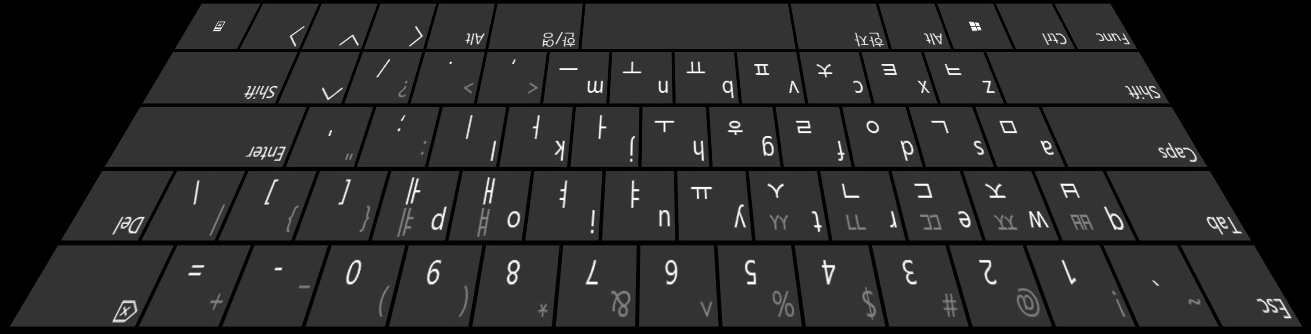
#> input picture prespimage.png, 1311 x 334 px, given in place of the camera
$ python realFin.py
#> lines starting #> are read from the running program, lines starting #| are printed output that depends on the picture; after the words box and inside, x2 and y2 are one past the last pixel; in counts of white or black regions, pixels touching at a corner belong together
import numpy as np
import cv2
import copy
import math

#영상 크기 조정
WIDTH = 640
HEIGHT = 480

#피부 경계값
skin_lower = np.array([0,140,100])
skin_upper = np.array([255,190,200])
kernel = np.ones((5,5),np.uint8)


cap2 = cv2.VideoCapture(2) #상단 카메라
cap2.set(cv2.CAP_PROP_FOURCC,cv2.VideoWriter_fourcc('M','J','P','G'))
cap2.set(3,WIDTH)
cap2.set(4,HEIGHT)

#임시 키보드 좌표 고정
aextBot = [625, 260]
aextLeft = [10, 263]
aextRight = [569, 82]
aextTop = [87, 89]
pts1 = np.float32([aextBot, aextLeft, aextRight, aextTop])
pts2 = np.float32([[0,0],[WIDTH,0],[0,HEIGHT],[WIDTH,HEIGHT]])
matrix = cv2.getPerspectiveTransform(pts1,pts2)

#용도 미확인 및 임시 변수
IMAGE_WIDTH = 640
IMAGE_HEIGHT = 480
DETECT_THRESH = 80000

cap1 = cv2.VideoCapture(0)
cap1.set(3,IMAGE_WIDTH)
cap1.set(4,IMAGE_HEIGHT)

tableEdgeHeight = 1
tmpNumber = 1
Hand = 8
handBound = [1,125,160,190,250,320,355,392,500]
handBoundMax = 500

#검사할 손
targetHand = 0
pastDetectResult = False


# [112 lines left out: functions distanceBetweenTwoPoints, calculateAngle, getFingerPosition, not called in this run]

def cutImage(image):
    image_result = cv2.warpPerspective(image,matrix,(WIDTH,HEIGHT))
    return image_result

# [95 lines left out: functions dctSkin, divImageInHalf, getPoint, getHandPosition, not called in this run]


while(True):
    ret, src = cap1.read()
#> src is the input picture: shape (334, 1311, 3); mean B, G, R 41.4, 41.4, 41.4
    dst = src.copy()

    gray = cv2.cvtColor(src, cv2.COLOR_BGR2GRAY)
    cv2.imshow("gray",gray)

    blur = cv2.blur(gray, (5,5))
    cv2.imshow("blur",blur)

    canny = cv2.Canny(blur, 500, 150, apertureSize = 5, L2gradient = True)
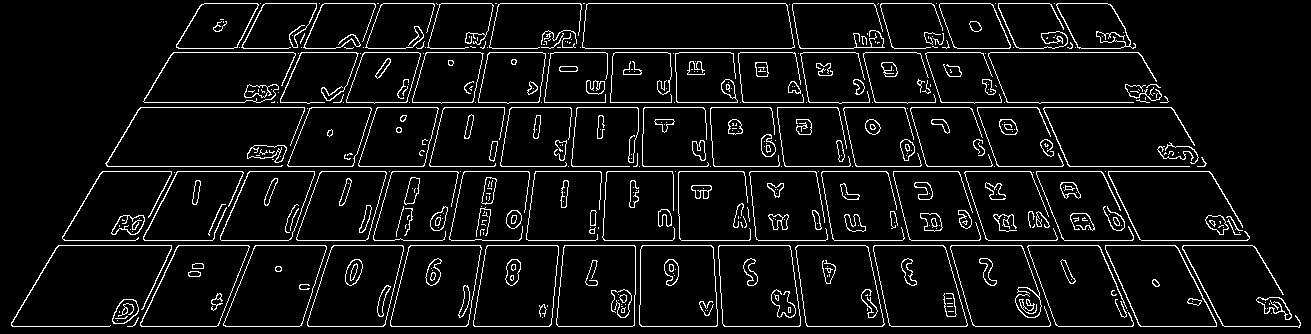
#> canny: shape (334, 1311); 6.6% white in thin lines or dots
    cv2.imshow("canny",canny)

    lines = cv2.HoughLinesP(canny, 0.8, np.pi / 180, 90, minLineLength = 30, maxLineGap = 2)
#> lines = 122 rows, first 6: [558, 326, 632, 326], [988, 240, 1056, 240], [1028, 245, 1098, 245], [785, 166, 852, 166], [333, 102, 605, 102], [1105, 171, 1209, 171]

    if lines is not None:
        for i in lines:
            cv2.line(dst, (i[0][0], i[0][1]), (i[0][2], i[0][3]), (0, 0, 255), 2)
            tableEdgeHeight = (lines[0][0][1])
            print("height = ")
            print(tableEdgeHeight)
#> this loop made 122 passes
#> i on passes 1 to 12: [[558, 326, 632, 326]], [[988, 240, 1056, 240]], [[1028, 245, 1098, 245]], [[785, 166, 852, 166]], [[333, 102, 605, 102]], [[1105, 171, 1209, 171]], [[511, 107, 570, 107]], [[740, 52, 794, 52]], [[940, 3, 990, 3]], [[492, 48, 537, 48]], [[641, 326, 716, 326]], [[178, 245, 248, 245]]
#> (printed output is left out)
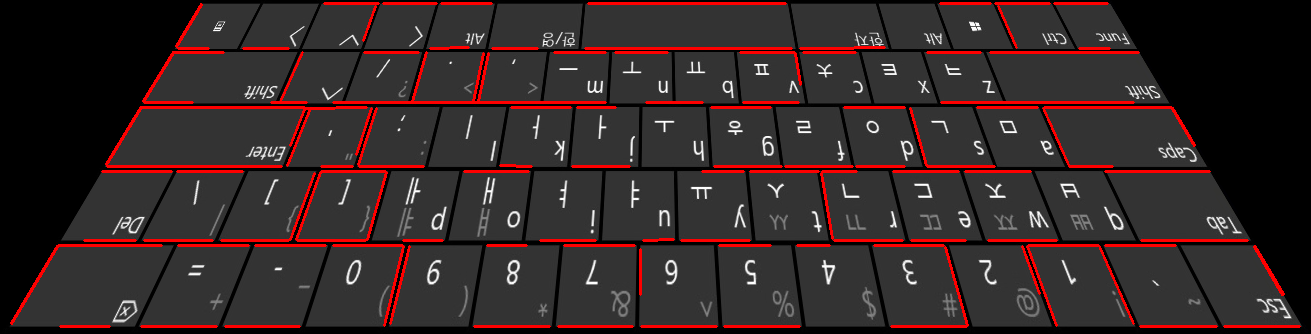
#> dst: shape (334, 1311, 3); 5.59% of pixels changed, all inside (x1, y1, x2, y2) = (10, 2, 1301, 328)

    cv2.imshow("test",dst)
    #if cv2.waitKey(1) == ord('q'):
    cv2.destroyAllWindows()
    break


while(True):
    ret, src = cap1.read()
    dst = src.copy()

    #cut image
    dst = src[140:IMAGE_HEIGHT, 0:IMAGE_WIDTH]
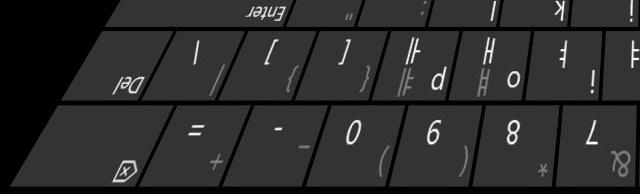
#> dst: shape (194, 640, 3); min 0, max 255, mean 43.8
    #dst = src[tableEdgeHeight:IMAGE_HEIGHT, 0:IMAGE_WIDTH]

    # BGR -> YCrCb 변환
    YCrCb = cv2.cvtColor(dst,cv2.COLOR_BGR2YCrCb)
#> YCrCb: shape (194, 640, 3); mean of channels 0, 1, 2 43.8, 128, 128

    # 피부 검출
    mask_hand = cv2.inRange(YCrCb,skin_lower,skin_upper)
#> mask_hand: shape (194, 640); every value is 0

    # 피부 색 나오도록 연산
    mask_color = cv2.bitwise_and(dst,dst,mask=mask_hand)
#> mask_color: shape (194, 640, 3); every value is 0
    #cv2.imshow("mask_color",mask_color)

    # 계산을 위해 영상 이진화
    ret, thresh = cv2.threshold(mask_color,20,255, cv2.THRESH_BINARY)
    #cv2.imshow("thresh",thresh)

    erosion = cv2.erode(thresh,kernel,iterations = 1)
    # 침식연산(잡음 제거)
    #cv2.imshow("erode",erosion)

    # 잘린 영상의 밝기합을 이용하여 입력여부 계산
    threshsum = (int)(np.sum(thresh))
#> threshsum = 0

    # 손의 위치 테두리를 계산하기 위한 블러 연산
    blur2 = cv2.blur(thresh,(5,5))
    #cv2.imshow("blur2",blur2)

    #손가락 화면 분할
    hand = [thresh[0:(int)(IMAGE_HEIGHT),
                   (int)(IMAGE_WIDTH*(handBound[i]/handBoundMax)):(int)(IMAGE_WIDTH*(handBound[i+1]/handBoundMax))]
            for i in range(Hand)]
#> hand = 8 items


    cv2.imshow("Hand1",hand[0])
    cv2.imshow("Hand2",hand[1])
    cv2.imshow("Hand3",hand[2])
    cv2.imshow("Hand4",hand[3])
    cv2.imshow("Hand5",hand[4])
    cv2.imshow("Hand6",hand[5])
    cv2.imshow("Hand7",hand[6])
    cv2.imshow("Hand8",hand[7])


    threshSum = [(int)(np.sum(hand[i])) for i in range(Hand)]
#> threshSum = [0, 0, 0, 0, 0, 0, 0, 0]

    #손가락 클릭 여부 확인

    if ((max(threshSum) >= (int)(DETECT_THRESH)) and (pastDetectResult == False)):
        targetHand = threshSum.index(max(threshSum))
        print(tmpNumber, "입력 감지 -> ", targetHand)
        tmpNumber = tmpNumber + 1
        pastDetectResult = True

        detectedHandPos = getHandPosition(cap2,7 - targetHand)
        print(detectedHandPos)

    elif((max(threshSum)) < (int)(DETECT_THRESH)) and (pastDetectResult == True):
        print("손 뗌")
        pastDetectResult = False

    if cv2.waitKey(1) == ord('q'): break
#> (key q is pressed here)

cap1.release()
cap2.release()
cv2.destroyAllWindows()
